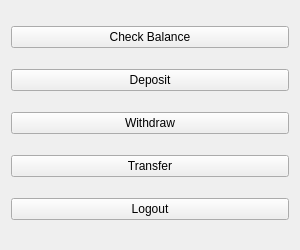
<?xml version="1.0" encoding="UTF-8"?>
<ui version="4.0">
 <class>UserDashboard</class>
 <widget class="QWidget" name="UserDashboard">
  <property name="geometry">
   <rect>
    <x>0</x>
    <y>0</y>
    <width>300</width>
    <height>250</height>
   </rect>
  </property>
  <property name="windowTitle">
   <string>User Dashboard</string>
  </property>
  <layout class="QVBoxLayout" name="verticalLayout">
   <item>
    <widget class="QPushButton" name="checkBalanceButton">
     <property name="text">
      <string>Check Balance</string>
     </property>
    </widget>
   </item>
   <item>
    <widget class="QPushButton" name="depositButton">
     <property name="text">
      <string>Deposit</string>
     </property>
    </widget>
   </item>
   <item>
    <widget class="QPushButton" name="withdrawButton">
     <property name="text">
      <string>Withdraw</string>
     </property>
    </widget>
   </item>
   <item>
    <widget class="QPushButton" name="transferButton">
     <property name="text">
      <string>Transfer</string>
     </property>
    </widget>
   </item>
   <item>
    <widget class="QPushButton" name="logoutButton">
     <property name="text">
      <string>Logout</string>
     </property>
    </widget>
   </item>

  </layout>
 </widget>
</ui>
